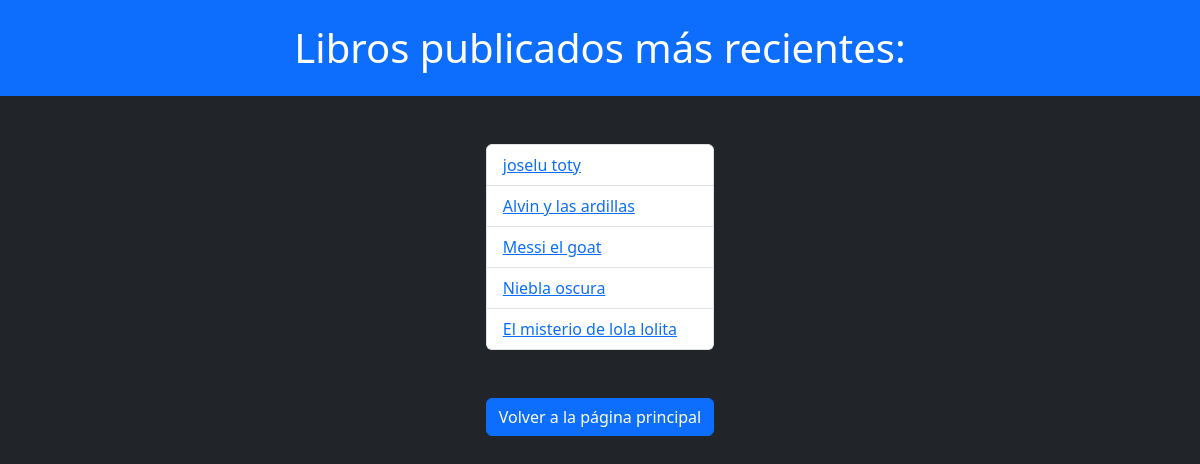
Page /books/recientes/ on the earlier database version.
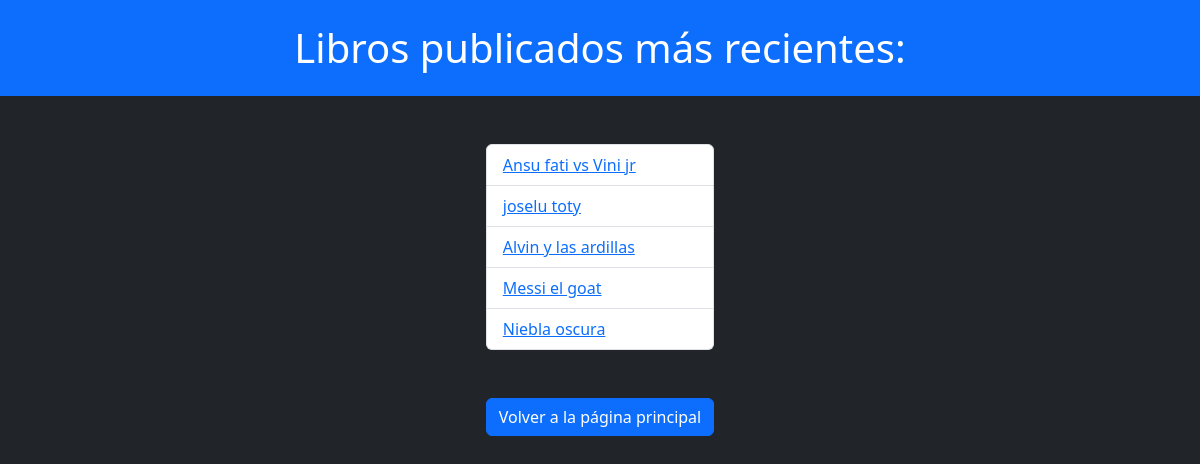
Same page on the later database version.
### books/models.py (models this page shows, shortened)
class Book(models.Model):
    title = models.CharField(max_length=50)
    authors = models.ForeignKey(Author, on_delete=models.CASCADE)
    genre = models.ForeignKey('Genre', on_delete=models.CASCADE)
    publish_date = models.DateTimeField()
    sumary = models.TextField()

### books/views.py (the view)
# urls.py: path("recientes/", views.recientes, name='recientes'),
def recientes(request):
    libros = Book.objects.order_by("-publish_date")[:5]
    return render(request, template_name="books/recientes.html", context={"libros": libros})

### books/templates/books/recientes.html (shortened to what this page needs)
<!DOCTYPE html>
<html lang="en">
<head>
    <link href="https://cdn.jsdelivr.net/npm/bootstrap@5.3.3/dist/css/bootstrap.min.css" rel="stylesheet">
</head>
<body class="text-bg-dark">
    <h1 class="container-fluid text-center text-bg-primary p-4">Libros publicados más recientes:</h1>
    <div class="d-grid mt-5 justify-content-center">
        {% if libros %}
        <ul class="list-group">
            {% for libro in libros %}
                <li class="list-group-item"><a href="{% url 'books:detail' libro.id %}">{{ libro.title }}</a></li>
            {% endfor %}
        </ul>
        {% else %}
        <p style="color: red">No hay libros por mostrar. </p>
        {% endif %}
    <a class="mt-5" href="{% url 'books:index' %}"><button class="btn btn-primary" type="button">Volver a la página principal</button></a>
</div>
</body>
</html>

Differences in the rows shown:
no longer on this page (row unchanged): Book: title "El misterio de lola lolita"
added Book: title "Ansu fati vs Vini jr"
